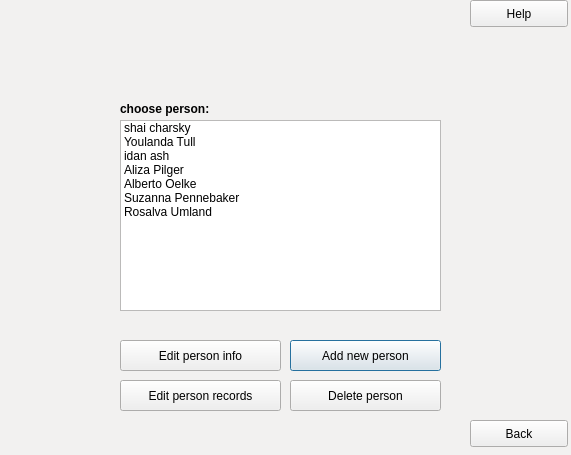
<?xml version="1.0" encoding="UTF-8"?>
<ui version="4.0">
 <class>ManageDB</class>
 <widget class="QDialog" name="ManageDB">
  <property name="enabled">
   <bool>true</bool>
  </property>
  <property name="geometry">
   <rect>
    <x>0</x>
    <y>0</y>
    <width>571</width>
    <height>455</height>
   </rect>
  </property>
  <property name="palette">
   <palette>
    <active>
     <colorrole role="Base">
      <brush brushstyle="SolidPattern">
       <color alpha="255">
        <red>255</red>
        <green>255</green>
        <blue>255</blue>
       </color>
      </brush>
     </colorrole>
     <colorrole role="Window">
      <brush brushstyle="SolidPattern">
       <color alpha="255">
        <red>242</red>
        <green>241</green>
        <blue>240</blue>
       </color>
      </brush>
     </colorrole>
    </active>
    <inactive>
     <colorrole role="Base">
      <brush brushstyle="SolidPattern">
       <color alpha="255">
        <red>255</red>
        <green>255</green>
        <blue>255</blue>
       </color>
      </brush>
     </colorrole>
     <colorrole role="Window">
      <brush brushstyle="SolidPattern">
       <color alpha="255">
        <red>242</red>
        <green>241</green>
        <blue>240</blue>
       </color>
      </brush>
     </colorrole>
    </inactive>
    <disabled>
     <colorrole role="Base">
      <brush brushstyle="SolidPattern">
       <color alpha="255">
        <red>242</red>
        <green>241</green>
        <blue>240</blue>
       </color>
      </brush>
     </colorrole>
     <colorrole role="Window">
      <brush brushstyle="SolidPattern">
       <color alpha="255">
        <red>242</red>
        <green>241</green>
        <blue>240</blue>
       </color>
      </brush>
     </colorrole>
    </disabled>
   </palette>
  </property>
  <property name="windowTitle">
   <string>ManageDB</string>
  </property>
  <property name="windowOpacity">
   <double>1.000000000000000</double>
  </property>
  <property name="autoFillBackground">
   <bool>true</bool>
  </property>
  <property name="styleSheet">
   <string notr="true"/>
  </property>
  <property name="sizeGripEnabled">
   <bool>false</bool>
  </property>
  <widget class="QPushButton" name="addNewPersonButton">
   <property name="geometry">
    <rect>
     <x>290</x>
     <y>340</y>
     <width>151</width>
     <height>31</height>
    </rect>
   </property>
   <property name="text">
    <string>Add new person</string>
   </property>
   <property name="icon">
    <iconset resource="../../1.qrc">
     <normaloff>:/GUI/Desktop/Add.png</normaloff>:/GUI/Desktop/Add.png</iconset>
   </property>
   <property name="iconSize">
    <size>
     <width>20</width>
     <height>20</height>
    </size>
   </property>
  </widget>
  <widget class="QPushButton" name="deletePersonButton">
   <property name="enabled">
    <bool>true</bool>
   </property>
   <property name="geometry">
    <rect>
     <x>290</x>
     <y>380</y>
     <width>151</width>
     <height>31</height>
    </rect>
   </property>
   <property name="text">
    <string>Delete person</string>
   </property>
   <property name="icon">
    <iconset resource="../../1.qrc">
     <normaloff>:/GUI/Desktop/Delete_Icon.png</normaloff>:/GUI/Desktop/Delete_Icon.png</iconset>
   </property>
   <property name="iconSize">
    <size>
     <width>24</width>
     <height>24</height>
    </size>
   </property>
  </widget>
  <widget class="QPushButton" name="editButton">
   <property name="enabled">
    <bool>true</bool>
   </property>
   <property name="geometry">
    <rect>
     <x>120</x>
     <y>340</y>
     <width>161</width>
     <height>31</height>
    </rect>
   </property>
   <property name="text">
    <string>Edit person info</string>
   </property>
   <property name="icon">
    <iconset resource="../../1.qrc">
     <normaloff>:/GUI/Desktop/edit.png</normaloff>:/GUI/Desktop/edit.png</iconset>
   </property>
   <property name="iconSize">
    <size>
     <width>20</width>
     <height>20</height>
    </size>
   </property>
  </widget>
  <widget class="QPushButton" name="helpButton">
   <property name="geometry">
    <rect>
     <x>470</x>
     <y>0</y>
     <width>98</width>
     <height>27</height>
    </rect>
   </property>
   <property name="text">
    <string>Help</string>
   </property>
   <property name="icon">
    <iconset resource="../../1.qrc">
     <normaloff>:/GUI/Desktop/help.png</normaloff>:/GUI/Desktop/help.png</iconset>
   </property>
   <property name="iconSize">
    <size>
     <width>25</width>
     <height>25</height>
    </size>
   </property>
   <property name="checkable">
    <bool>false</bool>
   </property>
   <property name="checked">
    <bool>false</bool>
   </property>
  </widget>
  <widget class="QListWidget" name="personList">
   <property name="geometry">
    <rect>
     <x>120</x>
     <y>120</y>
     <width>321</width>
     <height>191</height>
    </rect>
   </property>
   <item>
    <property name="text">
     <string>shai charsky</string>
    </property>
   </item>
   <item>
    <property name="text">
     <string>Youlanda Tull</string>
    </property>
   </item>
   <item>
    <property name="text">
     <string>idan ash</string>
    </property>
   </item>
   <item>
    <property name="text">
     <string>Aliza Pilger</string>
    </property>
   </item>
   <item>
    <property name="text">
     <string>Alberto Oelke</string>
    </property>
   </item>
   <item>
    <property name="text">
     <string>Suzanna Pennebaker</string>
    </property>
   </item>
   <item>
    <property name="text">
     <string>Rosalva Umland</string>
    </property>
   </item>
  </widget>
  <widget class="QLabel" name="logo">
   <property name="geometry">
    <rect>
     <x>0</x>
     <y>0</y>
     <width>411</width>
     <height>81</height>
    </rect>
   </property>
   <property name="text">
    <string/>
   </property>
   <property name="pixmap">
    <pixmap resource="../../1.qrc">:/GUI/Desktop/logo.png</pixmap>
   </property>
  </widget>
  <widget class="QLabel" name="title">
   <property name="geometry">
    <rect>
     <x>120</x>
     <y>100</y>
     <width>111</width>
     <height>17</height>
    </rect>
   </property>
   <property name="font">
    <font>
     <weight>75</weight>
     <italic>false</italic>
     <bold>true</bold>
     <underline>false</underline>
     <strikeout>false</strikeout>
     <kerning>true</kerning>
    </font>
   </property>
   <property name="text">
    <string>choose person:</string>
   </property>
  </widget>
  <widget class="QLabel" name="titleLogo">
   <property name="geometry">
    <rect>
     <x>60</x>
     <y>100</y>
     <width>51</width>
     <height>61</height>
    </rect>
   </property>
   <property name="text">
    <string/>
   </property>
   <property name="pixmap">
    <pixmap resource="../../1.qrc">:/GUI/Desktop/choosen.png</pixmap>
   </property>
  </widget>
  <widget class="QPushButton" name="backButton">
   <property name="geometry">
    <rect>
     <x>470</x>
     <y>420</y>
     <width>98</width>
     <height>27</height>
    </rect>
   </property>
   <property name="text">
    <string>Back</string>
   </property>
   <property name="icon">
    <iconset resource="../../1.qrc">
     <normaloff>:/GUI/Desktop/back.png</normaloff>:/GUI/Desktop/back.png</iconset>
   </property>
   <property name="iconSize">
    <size>
     <width>23</width>
     <height>22</height>
    </size>
   </property>
   <property name="checkable">
    <bool>false</bool>
   </property>
   <property name="checked">
    <bool>false</bool>
   </property>
  </widget>
  <widget class="QPushButton" name="editRecordButton">
   <property name="enabled">
    <bool>true</bool>
   </property>
   <property name="geometry">
    <rect>
     <x>120</x>
     <y>380</y>
     <width>161</width>
     <height>31</height>
    </rect>
   </property>
   <property name="text">
    <string>Edit person records</string>
   </property>
   <property name="icon">
    <iconset resource="../../1.qrc">
     <normaloff>:/GUI/Desktop/personrecords.png</normaloff>:/GUI/Desktop/personrecords.png</iconset>
   </property>
   <property name="iconSize">
    <size>
     <width>20</width>
     <height>20</height>
    </size>
   </property>
  </widget>
 </widget>
 <resources>
  <include location="../../1.qrc"/>
 </resources>
 <connections/>
</ui>
